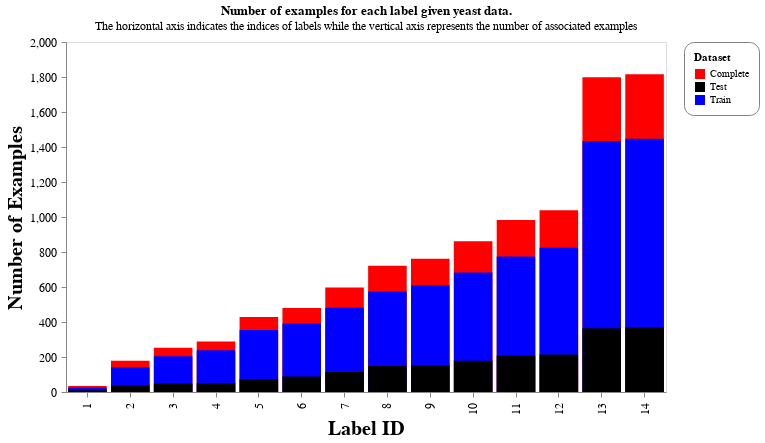

Source (notebook cell):
### Markdown cell above
where *Label cardinality* is defined as the mean number of labels associated with an example, *Label density* is defined as cardinality divided by the number of labels, *Distinct label sets* is defined as the number of label combinations appearing in the dataset, *Ferequency of distinct label sets* is defined as the number of appearances of distinct labels divided by the total number of examples, and *KL* (Kullback-divergence) difference between complete and partitioned data measures the difference between two probability distributions where a low KL number entails that a partitioned data is closely approximating the complete data label distributions. *Mean imbalance ratio intra-class for all labels* represents the degree of imbalance within a label, *Mean imbalance ratio inter-class for all labels* represents the degree of imbalance among labels, and *Mean imbalance ratio labelsets for all labels* represents the degree of imbalance among labelsets.

From the table, we observe that both training and test sets are close associated with the complete data in terms the KL metric. However, the three imbalance ratio metrics indicate that these datasets differ from each other. In fact, the test set contains less number of labelsets than yeast complete data. Unfortunately, this limitation was not addressed in this approach. 

Let us plot the resulted data in terms of the frequency of examples for each label.

### Code cell
chart

### Figure 1 — Vega-Lite specification as saved in the notebook (floating-point values rounded to 4 significant figures)
{"data": {"name": "data-faeee7e1cbca148f6845fb37fa46a179"}, "mark": {"type": "bar", "color": "grey"}, "config": {"axis": {"labelFontSize": 12, "labelLimit": 500, "labelPadding": 5, "titleFontSize": 20}, "axisY": {"grid": false}, "header": {"labelFontSize": 15, "titleFontSize": 20}, "legend": {"cornerRadius": 10, "fillColor": "white", "padding": 10, "strokeColor": "gray"}}, "encoding": {"color": {"type": "nominal", "field": "Dataset", "scale": {"range": ["red", "black", "blue"]}}, "x": {"type": "ordinal", "field": "Label", "sort": "ascending", "title": "Label ID"}, "y": {"type": "quantitative", "field": "Sum", "stack": null, "title": "Number of Examples"}}, "height": 350, "resolve": {"scale": {"x": "independent"}}, "title": {"text": "Number of examples for each label given yeast data.", "subtitle": ["The horizontal axis indicates the indices of labels while the vertical axis represents the number of associated examples"]}, "width": 600, "$schema": "https://vega.github.io/schema/vega-lite/v4.8.1.json", "datasets": {"data-faeee7e1cbca148f6845fb37fa46a179": [{"Label": 1, "Dataset": "Complete", "Sum": 34}, {"Label": 2, "Dataset": "Complete", "Sum": 178}, {"Label": 3, "Dataset": "Complete", "Sum": 253}, {"Label": 4, "Dataset": "Complete", "Sum": 289}, {"Label": 5, "Dataset": "Complete", "Sum": 428}, {"Label": 6, "Dataset": "Complete", "Sum": 480}, {"Label": 7, "Dataset": "Complete", "Sum": 597}, {"Label": 8, "Dataset": "Complete", "Sum": 722}, {"Label": 9, "Dataset": "Complete", "Sum": 762}, {"Label": 10, "Dataset": "Complete", "Sum": 862}, {"Label": 11, "Dataset": "Complete", "Sum": 983}, {"Label": 12, "Dataset": "Complete", "Sum": 1038}, {"Label": 13, "Dataset": "Complete", "Sum": 1799}, {"Label": 14, "Dataset": "Complete", "Sum": 1816}, {"Label": 1, "Dataset": "Train", "Sum": 24}, {"Label": 2, "Dataset": "Train", "Sum": 141}, {"Label": 3, "Dataset": "Train", "Sum": 205}, {"Label": 4, "Dataset": "Train", "Sum": 238}, {"Label": 5, "Dataset": "Train", "Sum": 354}, {"Label": 6, "Dataset": "Train", "Sum": 391}, {"Label": 7, "Dataset": "Train", "Sum": 482}, {"Label": 8, "Dataset": "Train", "Sum": 574}, {"Label": 9, "Dataset": "Train", "Sum": 610}, {"Label": 10, "Dataset": "Train", "Sum": 683}, {"Label": 11, "Dataset": "Train", "Sum": 774}, {"Label": 12, "Dataset": "Train", "Sum": 824}, {"Label": 13, "Dataset": "Train", "Sum": 1434}, {"Label": 14, "Dataset": "Train", "Sum": 1447}, {"Label": 1, "Dataset": "Test", "Sum": 10}, {"Label": 2, "Dataset": "Test", "Sum": 37}, {"Label": 3, "Dataset": "Test", "Sum": 48}, {"Label": 4, "Dataset": "Test", "Sum": 51}, {"Label": 5, "Dataset": "Test", "Sum": 74}, {"Label": 6, "Dataset": "Test", "Sum": 89}, {"Label": 7, "Dataset": "Test", "Sum": 115}, {"Label": 8, "Dataset": "Test", "Sum": 148}, {"Label": 9, "Dataset": "Test", "Sum": 152}, {"Label": 10, "Dataset": "Test", "Sum": 179}, {"Label": 11, "Dataset": "Test", "Sum": 209}, {"Label": 12, "Dataset": "Test", "Sum": 214}, {"Label": 13, "Dataset": "Test", "Sum": 365}, {"Label": 14, "Dataset": "Test", "Sum": 369}]}}
